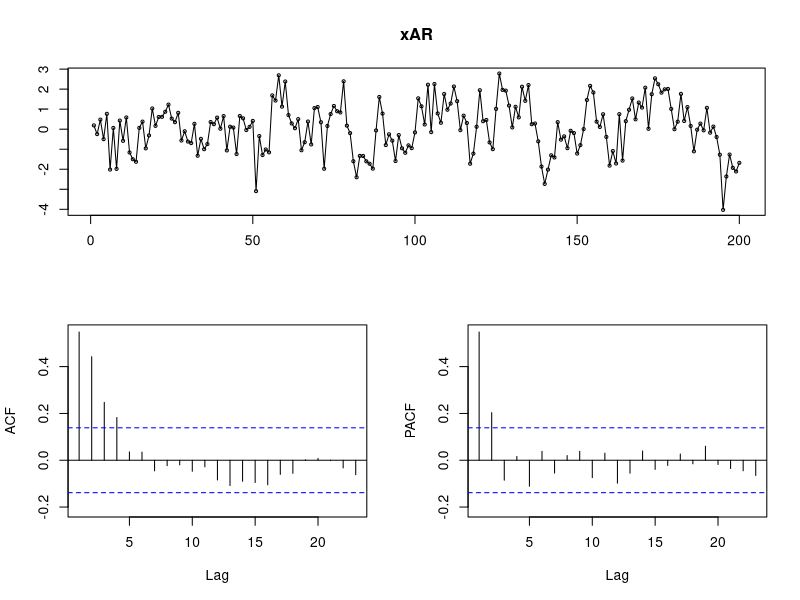
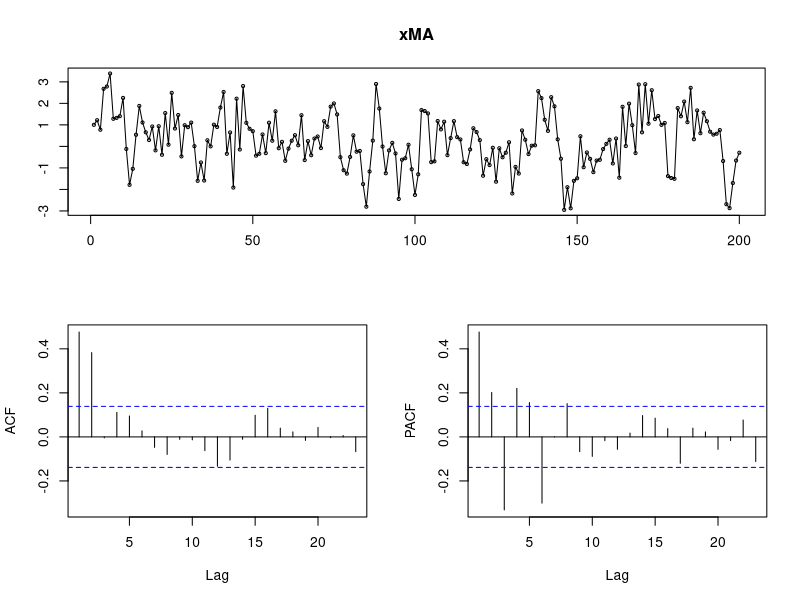
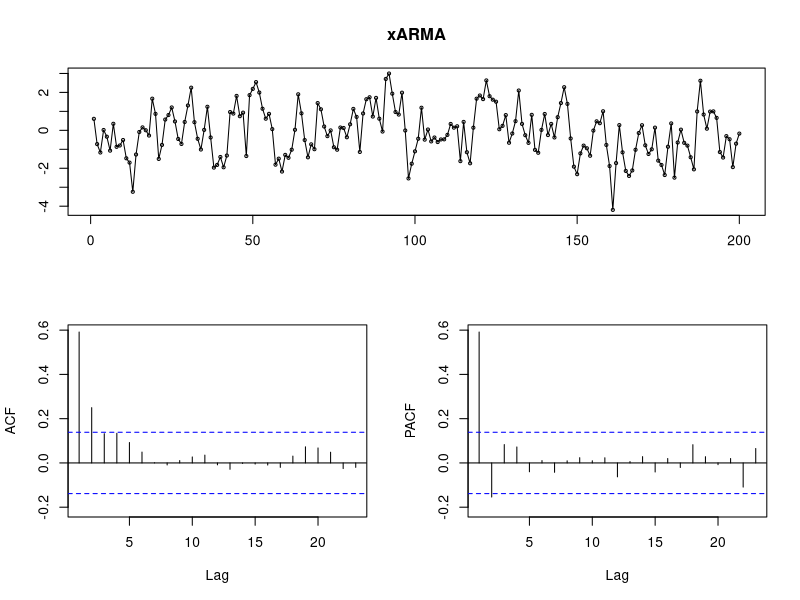
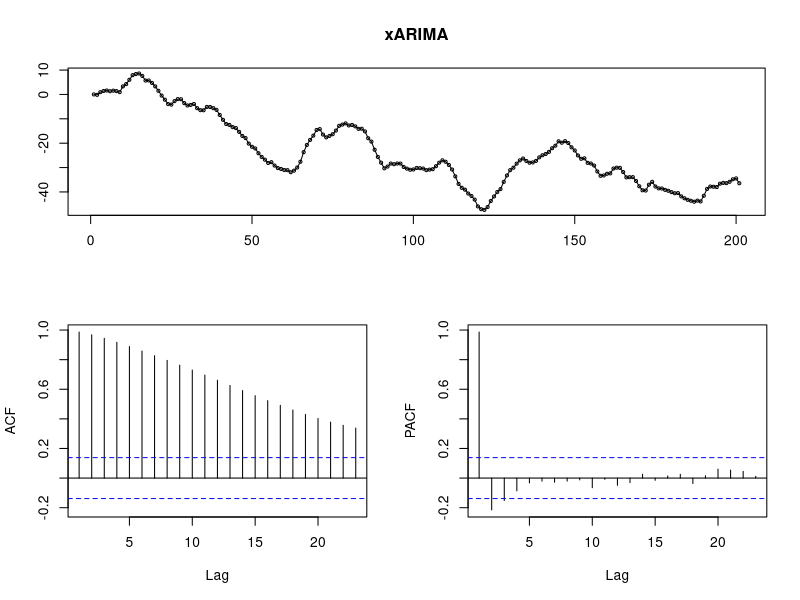
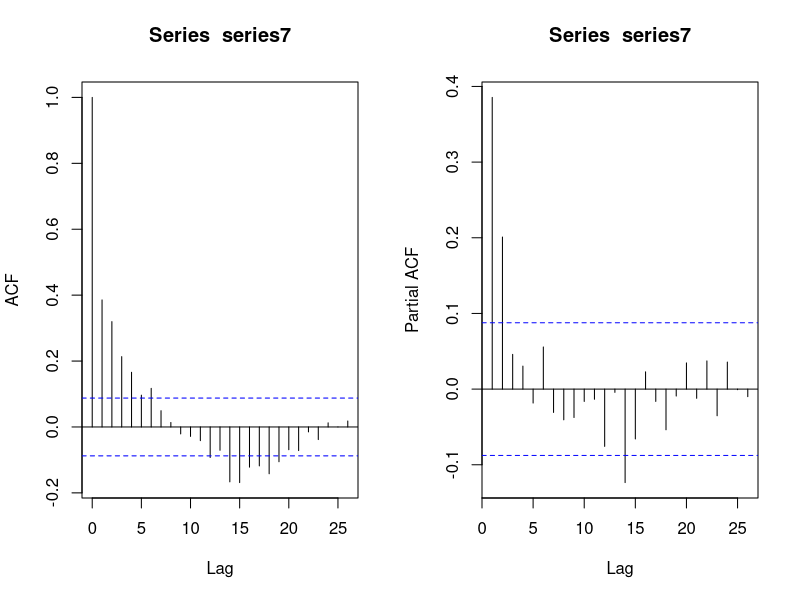
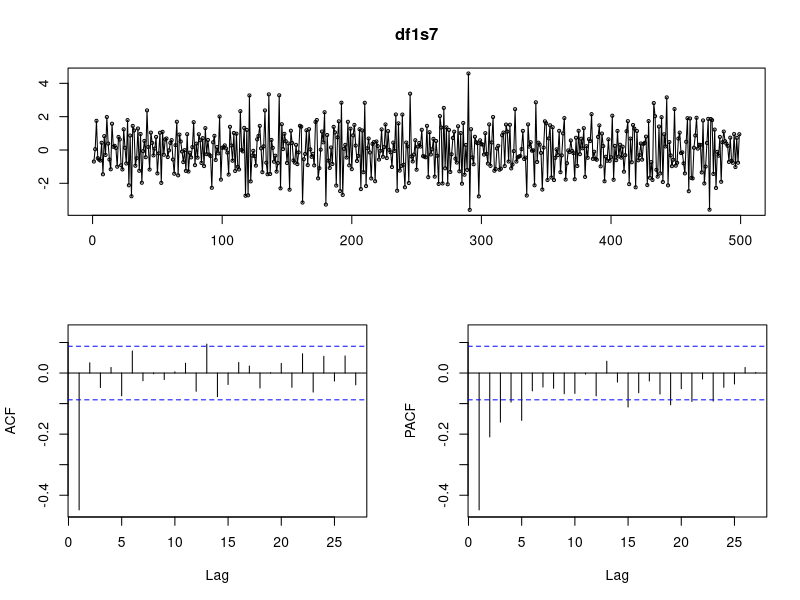
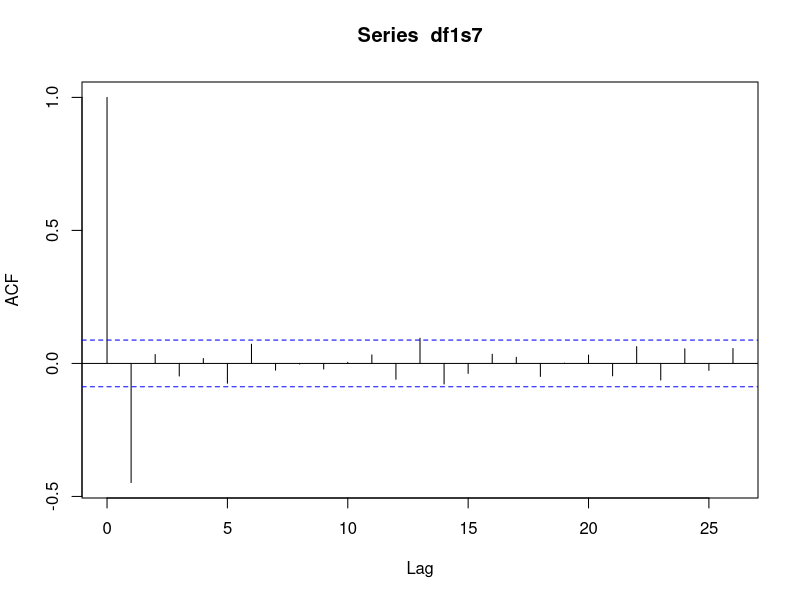
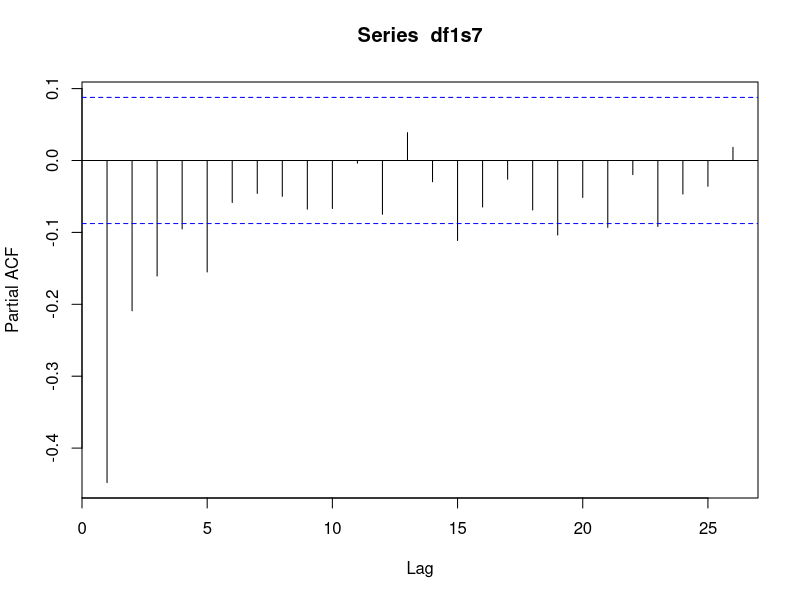

These figures' R source, in order: (Note: this script raises an error after producing the figures.)
library(forecast)
xAR=arima.sim(list(ar=0.5), 200)
xAR=arima.sim(list(ar=c(0.5,0.25), order=c(2,0,0)), 200)
tsdisplay(xAR)
xMA=arima.sim(list(ma=0.8), 200)
xMA=arima.sim(list(ma=c(0.6,0.7), order=c(0,0,2)), 200)
tsdisplay(xMA)
xARMA=arima.sim(list(ar=0.5, ma=0.25,order=c(1,0,1)), 200)
tsdisplay(xARMA)
xARIMA=arima.sim(list(ar=0.5, ma=0.25,order=c(1,1,1)), 200)
tsdisplay(xARIMA)

ARMAacf(ar=0.5, ma=-0.2679492, lag.max=2)
ARMAacf(ar=0.5, ma=-0.2679492, lag.max=2, pacf=TRUE)
#

#                             TSA Lab2


# load, explore data
library(forecast)
require(lmtest)
lab2data = read.csv("lab2.csv", header=TRUE)
names(lab2data)

#model7 = arima(lab2$Series7, order=c(p,d,0))
series7 <- lab2data[,1]
series8 <- lab2data[,2]
series9 <- lab2data[,3]



par(mfrow=c(1,2))
acf(series7)
pacf(series7)
# differencing series 7
df1s7 <- diff(series7)
tsdisplay(df1s7)
acf(df1s7)
pacf(df1s7)
#
# differencing series 7
df2s7 <- diff(df1s7)
acf(df2s7)
pacf(df2s7)
model7 = arima(series7, order=c(0,0,2))
tsdisplay(series7)
coeftest(model7)
model7=arima(series7, order=c(2,0,0),include.mean=FALSE)
coeftest(model7)
plot(fitted(model7),series7)
qqnorm(residuals(model7))
qqline(residuals(model7))
shapiro.test(residuals(model7))
Box.test(residuals(model7),type='Ljung-Box',lag=2+10,fitdf=2)



# load, explore data
lab2data = read.csv("lab2.csv", header=TRUE)
names(lab2data)

#model7 = arima(lab2$Series7, order=c(p,d,0))
series7 <- lab2data[,1]
series8 <- lab2data[,2]
series9 <- lab2data[,3]
######################     series 8
####################  Excercise 1 (a)
par(mfrow=c(1,2))
acf(series8)
pacf(series8)
#diff 1 series 8
df1s8 <- diff(series8)
acf(df1s8)
pacf(df1s8)
#diff 2 series 8
df2s8 <- diff(df1s8)
acf(df2s8)
pacf(df2s8)
# diff1 acf and diff 2 acf giving the similar structure -> MA(1) with d=1
#diff 3 series 8          
#df3s8 <- diff(df2s8)
#acf(df3s8)
#pacf(df3s8)
#              overfitting
#####   time series display of differenced series 8
tsdisplay(series8)
tsdisplay(df1s8) #non stationary - derived from series8
########       model testing series 8
model8arima011=arima(series8,order=c(0,1,1),include.mean=FALSE)
coeftest(model8arima011) #ma=-0.64
ARMAacf(ma=-0.64, lag.max=2, pacf=TRUE)
#acf=-0.4540295 pacf=-0.2596724
#
plot(residuals(model8arima011))
plot(fitted(model8arima011),series8)
qqnorm(residuals(model8arima011))
qqline(residuals(model8arima011))
shapiro.test(residuals(model8arima011))
#
model8arima012=arima(series8,order=c(0,1,2),include.mean=FALSE)
coeftest(model8arima012) #ma1 =-0.586, ma2 = -0.086
#
model8arima111=arima(series8,order=c(1,1,1),include.mean=FALSE)
coeftest(model8arima111) #ar1=0.143, ma1=-0.725
ARMAacf(ar=0.143,ma=-0.725, lag.max=2, pacf=TRUE)
#acf=-0.3957150 pacf=-0.2527569
#
plot(residuals(model8arima111))
plot(fitted(model8arima111),series8)
qqnorm(residuals(model8arima111))
qqline(residuals(model8arima111))
shapiro.test(residuals(model8arima111))



                 ##########  Excercise 1 (b)
model8=arima(series8, order=c(1,1,1),include.mean=FALSE)
coeftest(model8)
#
par(mfrow=c(1,3))
plot(fitted(model8),series8)
plot(residuals(model8))
qqnorm(residuals(model8))
qqline(residuals(model8))
#
shapiro.test(residuals(model8)) #p-value=0.375
Box.test(residuals(model8),type='Ljung-Box',lag=2+10,fitdf=2)
#X-squared = 3.4743, df = 10, p-value = 0.968
#
par(mfrow(c(1,2)))
acf(series7)
pacf(series7)
#pacf showed 2 significant lines, possible AR(2)
model7=arima(series7, order=c(1,0,1), include.mean=FALSE)
coeftest(model7)
#
par(mfrow=c(1,3))
plot(fitted(model7),series7)
plot(residuals(model7))
qqnorm(residuals(model7))
qqline(residuals(model7))
shapiro.test(residuals(model7)) #p-value = 0.504
Box.test(residuals(model7),type='Ljung-Box',lag=2+10,fitdf=2) 
#X-squared = 5.4427, df = 10, p-value = 0.8597
par(mfrow=c(1,1))
#
#
######################     series 9
####################  Excercise 1 (c)
par(mfrow=c(1,2))
acf(series9)
pacf(series9)
tsdisplay(series9) #not clear
#diff 1 series 9
df1s9 <- diff(series9)
tsdisplay(df1s9) #acf has 3 

#diff 2 series 9        
df2s9 <- diff(df1s9)
tsdisplay(df2s9)    #acf has 2
#diff 3 series 9        
df3s9 <- diff(df2s9)
tsdisplay(df3s9)     #acf has 3   not clear
#
#trial and error
#

model9=arima(series9, order=c(1,0,1),include.mean=FALSE)
coeftest(model9)
shapiro.test(residuals(model9)) #p-value = 0.9035 normal resid
Box.test(residuals(model9),type='Ljung-Box',lag=2+10,fitdf=2)
#X-squared = 5.4138, df = 10, p-value = 0.8619
#acf 
auto.arima(series9)
####################  Excercise 1 (d)
#
model9arma11=arima(series9, order=c(1,0,1),include.mean=FALSE)
coeftest(model9arma11)

#
model9arma12=arima(series9, order=c(1,0,2),include.mean=FALSE)
coeftest(model9arma12)
#
model9arma21=arima(series9, order=c(2,0,1),include.mean=FALSE)
coeftest(model9arma21)
#
####################  Excercise 2
r9 <- residuals(model9arma11)
qqnorm(r9)
qqline(r9)
par(mfrow=c(1,2))
acf(r9,main="ARMA11")

shapiro.test(r9)#p-value =0.9
Box.test(r9,type='Ljung-Box',lag=2+10,fitdf=2)
#X-squared = 5.4138, df = 10, p-value = 0.8619
#
model9ar2=arima(series9, order=c(2,0,0),include.mean=FALSE)
coeftest(model9ar2)
acf(residuals(model9ar2),main="AR2")
pacf(residuals(model9ar2),main="AR2")
shapiro.test(residuals(model9ar2))
Box.test(residuals(model9ar2),type='Ljung-Box',lag=2+10,fitdf=2)
#X-squared = 74.682, df = 10, p-value = 5.486e-12

################### Excercise 3
model9ar10=arima(series9, order=c(10,0,0),include.mean=FALSE)
coeftest(model9ar10)
qqnorm(residuals(model9ar10))
qqline(residuals(model9ar10))
acf(residuals(model9ar10)) #not all of them zero
shapiro.test(residuals(model9ar10)) #p-value 0.907
Box.test(residuals(model9ar10),type='Ljung-Box',lag=2+10,fitdf=2)
#X-squared = 15.947, df = 10, p-value = 0.1011


################################################
# Model Identification
# • Do the simulated series always look like they are a series simulated from the
# requested model?
# No, especially if φ ' 1 or some of φ i ' 0, etc. Also, the smaller the time series the harder
# it is to be sure of (p, d, q)
# • What model do you identify for Series 7?
# exponential decay of ACF, first two lags non-null for PACF so AR(2) ≡ ARIMA(2,0,0).
# Note the series may need to be differenced before you can identify the correct ARMA
# model. Check your notes to help identify how to interpret the order of an ARMA model from
# the acf and pacf.
# 4
# ARMAacf
# Try looking at the results of ARMAacf(). This function returns theoretical autocorrelations
# and partial autocorrelations for ARMA models given AR and / or MA parameters.
# • Run the command:
#   ARMAacf(ar=0.5, ma=-0.2679492, lag.max=2)
# and compare to the results you got for Exercise 3(3) of Assignment 3. Does
# this make sense?
# Yes, these values of φ and θ give us the same values of ρ 1 and ρ 2 that yielded the moment
# estimators φ̂ and θ̂ in the assignment.
# • Also try
# ARMAacf(ar=0.5, ma=-0.2679492, lag.max=2, pacf=TRUE)
# to get the partial autocorrelations.
# 5
# Parameter Estimation
# There are multiple options in R for fitting ARIMA models; Arima() from the forecast pack-
#   age, arima() from the stats package, and arima() from the TSA package. The last two have
# the same name and are almost identical but the TSA version has some additional functionality.
# The first argument to arima() is the time series data and the second is the order (p, d, q).
# • Fit an ARMA model to Series 7 as follows, where p is the order you identified
# and d the number of differences you performed.
# model7 = arima(lab2$Series7, order=c(p,d,0))
# To perform a significance test on the parameter estimated use coeftest() from the lmtest
# package.
# 2require(lmtest)
# coeftest(model7)
# Parameters that return non-significant p-values should be considered for removal from the
# model. Here the mean comes out to not significant. You can fit a model with a mean set to
# zero using
# model7=arima(lab2$Series7, order=c(p,d,q),include.mean=FALSE)
# 6
# Diagnostics
# Recall the 5 steps to perform model diagnostics by examining the residuals of the fitted ARIMA
# model:
#   1. Plot the residuals versus time.
# 2. qq-plot of the residuals.
# 3. Plot residuals versus the fitted values.
# 4. ACF plot of residuals and Ljung-Box test.
# 5. PACF plot of residuals.
# You can extract the residuals from a fitted model obtained from arima() using the residuals()
# function.
# • Use qqnorm(residuals(model7)) to examine normality of the residuals.
# • Use qqline(residuals(model7)) to add a (0,1) line.
# • Use shapiro.test(residuals(model7)) perform a formal hypothesis test for nor-
#   mality.
# • Use Box.test(residuals(model7),type=”Ljung-Box”,lag=p+q+10,fitdf=p+q) to
# perform the χ 2 K−p−q test on the autocorrelations of the residuals. The lag argument is K
# in the notes. What should you set it to? What is the test statistic? What are we testing
# here?
# The lag should be set to capture al the non-null ACFs and PACFs, so at least p + q + 1.
# The statistic is the weighted sum of the squared residuals:
#   Q = n(n + 2)
# K
# X
# k=1
# 
# 
# (ε̂) 2
# ρ̂ k
# n − k
# .
# The test is whether the sum of the squared autocorrelations of the residuals are what
# we’d expect from a white noise.
# 3Exercises
# Exercise 1.
# (a) For Series 8, identify the number of differences (if any) and order of the ARMA model for
# the stationary series based on the results of tsdisplay(). Give reasons for your answers.
# • Series8: Linear decrease of ACF so take differences. For ∆(Series 8) we see first lag
# only is non-null for ACF and exponential decay of PACF so MA(1). Therefore Series
# 8 is ARIMA(0,1,1).
# (b) Report the AR and / or MA parameter estimates for Series 7 and 8, with no drift by using
# include.mean=FALSE. Are they statistically significant?
# • Series7: φ = (0.309440, 0.204663). Both significant right down to level 1 × 10 −5 .
# • Series8: θ = −0.6452. Significant at any level.
# (c) Look at Series 9. What type of model should you choose and why? Again, focus on models
# without drift (i.e. mean zero).
# Exponential decay of ACF and PACF, so a mixed ARMA(p > 0, q > 0) model. We can’t
# tell p or q from the plots so try fitting simplest model and build it up one parameter at a
# time until something comes out as not significant.
# (d) Now try ARMA(1,1), ARMA(1,2) and ARMA(2,1) models fit to Series 9. Do the parame-
#   ters come out to be statistically significant? Why?
# ARMA(1,1) is best as it is simplest that is consistent with ACF and PACF plots and has
# all significant parameters. The others are overfitting; there’s more parameters than are
# required so they are not statistically significantly different from zero.
# Exercise 2. Examine the residuals of an ARMA(1,1) model fit to Series 9 and the ACFs of
# the residuals of an AR(2) fit to Series 9. Describe what you find.
# fitAR=arima(lab2$Series9, order=c(2,0,0),include.mean=FALSE)
# resAR=residuals(fitAR)
# fitARMA=arima(lab2$Series9, order=c(1,0,1),include.mean=FALSE)
# resARMA=residuals(fitARMA)
# e.g. where fit is the output of residuals and res is the output of residuals(), the 5 steps are:
#   1. Plot the residuals versus time: plot(res,t=’p’)
# 2. qq-plot of the residuals: qqnorm(res);qqline(res);shapiro.test(res)
# 3. Plot residuals versus the fitted values: plot(fitted(fit), res)
# 4. ACF plot of residuals: acf(res) and Ljung-Box test: Box.test(res,type=”Ljung-
#                                                                   Box”,lag=10) where lags is chosen to capture the potentially important lags.
# 5. PACF plot of residuals: pacf(res)
# 4• AR(2) model: Step 1 no pattern, Step 2 normally distributed, Step 3 no pattern, Step
# 4 plot looks wrong and p-value is 5.637 × 10 −12 at lag=10, Step 5 plot looks
# wrong. So we reject this model.
# • ARMA(1,1) model: Step 1 no pattern, Step 2 normally distributed, Step 3 no pattern,
# Step 4 plot looks ok and p-value is 0.8989 at lag=10, Step 5 plot looks ok. So we don’t
# reject this model.
# Exercise 3. Now fit an AR(10) model to Series 9. Are the parameters significant? Examine
# the residuals. Why might this model fit the Series well?
# fitAR10=arima(lab2$Series9, order=c(10,0,0),include.mean=FALSE)
# resAR10=residuals(fitAR)
# • Parameters all significant except φ 10 according to coeftest(fitAR10).
# • Step 1: Residuals show no pattern against time.
# • Step 2: Residuals appear normally distributed.
# • Step 3: Residuals show no pattern against fitted values.
# • Step 4: ACF plot looks ok and Ljung-Box test give p-value of 0.2548 at lag=10.
# • Step 5: PACF plot looks a little concerning as multiple values are close to significant.
# The reason this model fits the time series quite well is because of invertibility. Any ARMA(p,q)
# model with roots of the MA polynomial less than 1 in absolute value may be written as AR(∞)
# model. Thus for large p it is well approximated by an AR(p) model.
